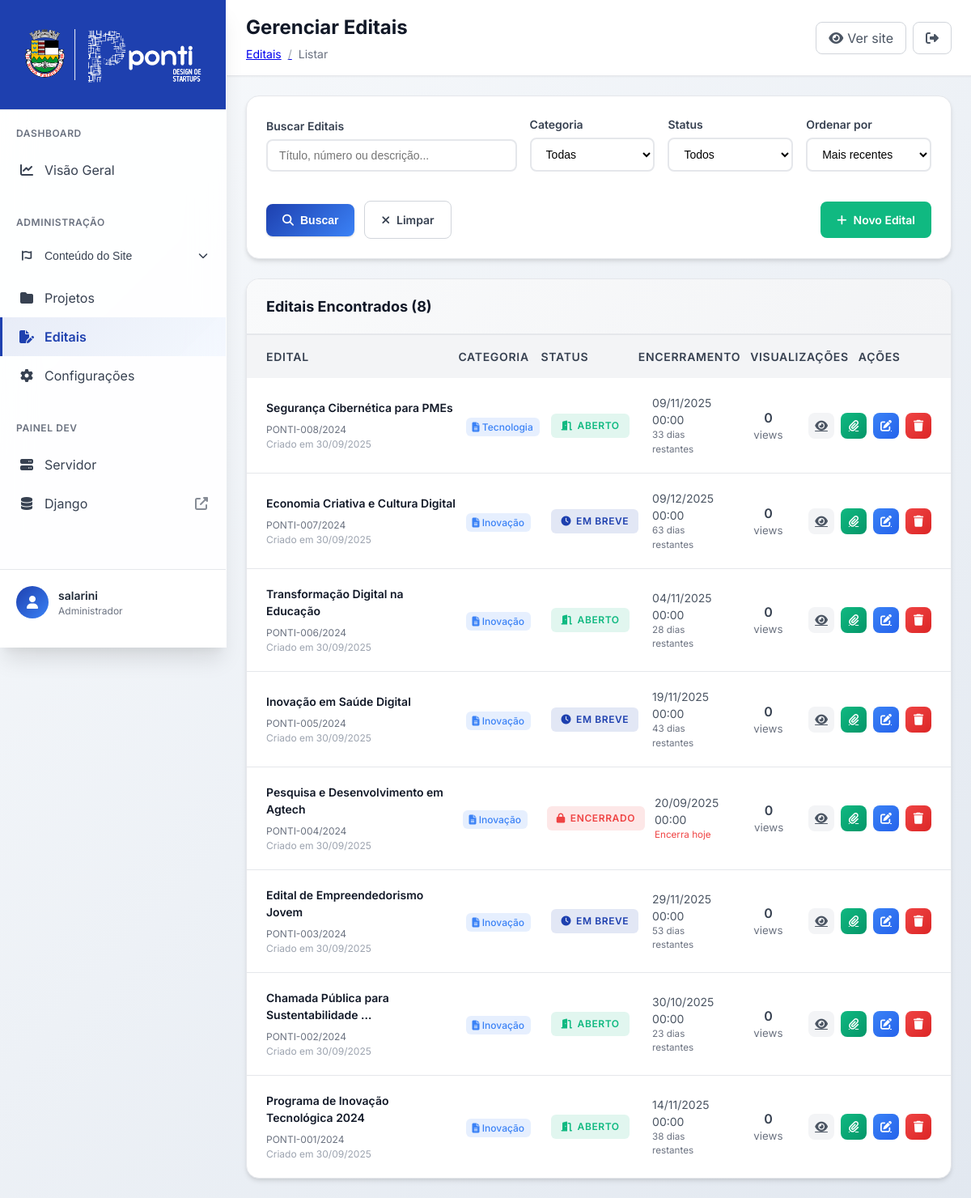
The page /editais/admin/editais/ (signed in) on the database as committed earlier.
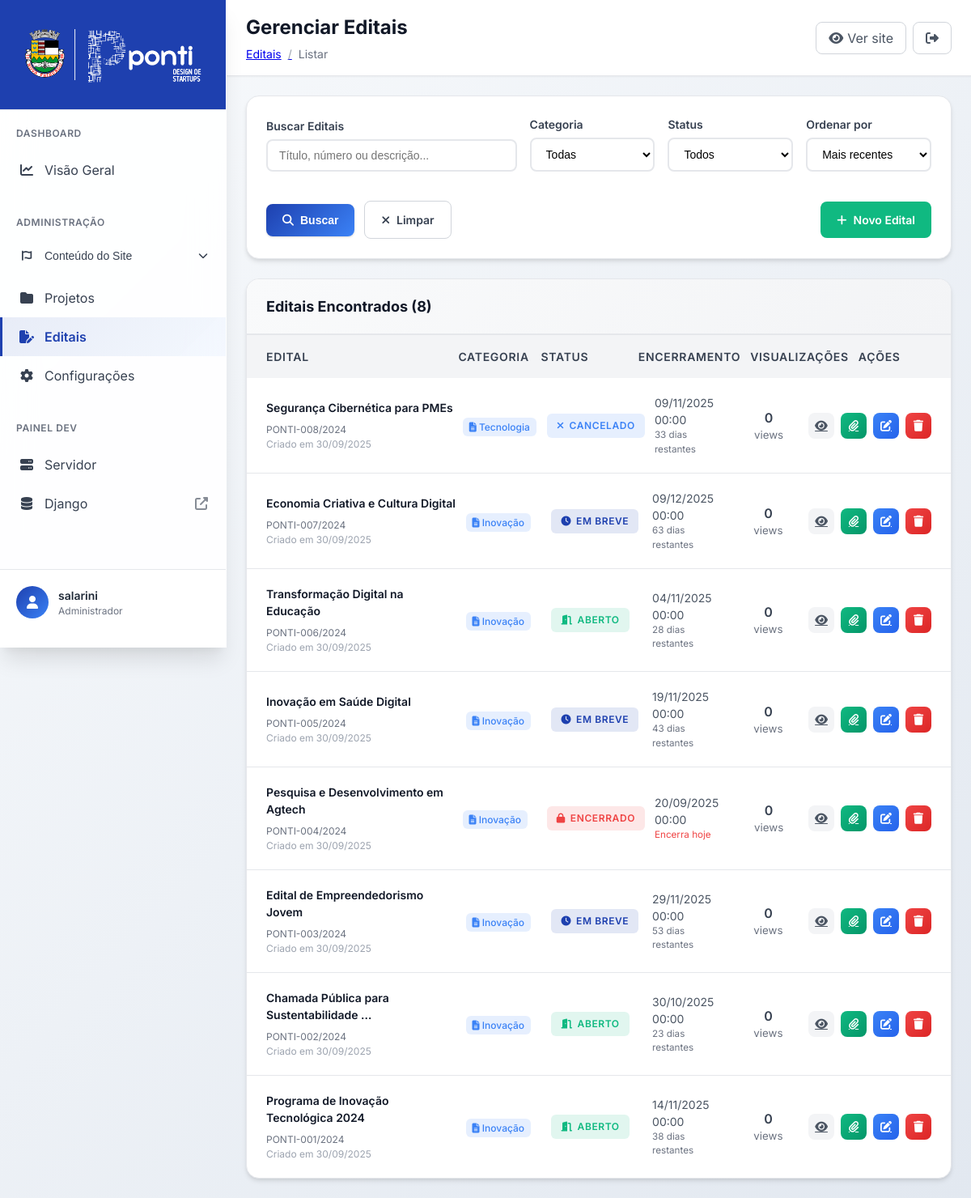
The same page on the database as committed later.
### editais/models.py (models this page shows, shortened)
class Edital(models.Model):
    STATUS_CHOICES = [
        ('rascunho', 'Rascunho'),
        ('em_breve', 'Em Breve'),
        ('aberto', 'Aberto'),
        ('encerrado', 'Encerrado'),
        ('suspenso', 'Suspenso'),
        ('cancelado', 'Cancelado'),
    ]
    MODALIDADE_CHOICES = [
        ('fomento', 'Fomento'),
        ('aceleracao', 'Aceleração'),
        ('premio', 'Prêmio'),
        ('chamada_publica', 'Chamada Pública'),
        ('outro', 'Outro'),
    ]
    titulo = models.CharField(
        max_length=200,
        verbose_name="Título do Edital",
        help_text="Ex: EDITAL SECTIDE 001/2025"
    )
    numero_edital = models.CharField(
        max_length=50,
        unique=True,
        verbose_name="Número do Edital",
        help_text="Ex: SECTIDE-001/2025"
    )
    slug = models.SlugField(
        max_length=200,
        unique=True,
        verbose_name="Slug",
        help_text="Gerado automaticamente a partir do título"
    )
    subtitulo = models.CharField(
        max_length=300,
        verbose_name="Subtítulo",
        help_text="Descrição breve do edital"
    )
    descricao_completa = models.TextField(
        verbose_name="Descrição Completa",
        help_text="Descrição detalhada do edital"
    )
    categoria = models.ForeignKey(
        CategoriaEdital,
        on_delete=models.CASCADE,
        verbose_name="Categoria"
    )
    areas_interesse = models.ManyToManyField(
        AreaInteresse,
        blank=True,
        verbose_name="Áreas de Interesse",
        help_text="Áreas temáticas do edital"
    )
    modalidade = models.CharField(
        max_length=20,
        choices=MODALIDADE_CHOICES,
        default='fomento',
        verbose_name="Modalidade"
    )
    status = models.CharField(
        max_length=20,
        choices=STATUS_CHOICES,
        default='rascunho',
        verbose_name="Status"
    )
    data_publicacao = models.DateTimeField(
        blank=True,
        null=True,
        verbose_name="Data de Publicação"
    )
    data_abertura = models.DateTimeField(
        blank=True,
        null=True,
        verbose_name="Data de Abertura",
        help_text="Quando as inscrições se iniciam"
    )
    data_encerramento = models.DateTimeField(
        verbose_name="Data de Encerramento",
        help_text="Quando as inscrições se encerram"
    )
    numero_desafios = models.PositiveIntegerField(
        blank=True,
        null=True,
        verbose_name="Número de Desafios",
        help_text="Quantidade de desafios ou vagas (se aplicável)"
    )
    valor_premio = models.DecimalField(
        max_digits=12,
        decimal_places=2,
        blank=True,
        null=True,
        verbose_name="Valor do Prêmio",
        help_text="Valor total em R$ (se aplicável)"
    )
    arquivo_edital = models.FileField(
        upload_to=edital_upload_path,
        blank=True,
        null=True,
        validators=[FileExtensionValidator(['pdf', 'doc', 'docx'])],
        verbose_name="Arquivo do Edital",
        help_text="Arquivo PDF ou DOC do edital completo"
    )
    link_inscricao = models.URLField(
        blank=True,
        verbose_name="Link de Inscrição",
        help_text="URL para inscrições (se externo)"
    )
    link_mais_informacoes = models.URLField(
        blank=True,
        verbose_name="Link Mais Informações",
        help_text="URL para mais informações"
    )
    destaque = models.BooleanField(
        default=False,
        verbose_name="Destacar",
        help_text="Destacar este edital na listagem"
    )
    cor_status = models.CharField(
        max_length=7,
        blank=True,
        verbose_name="Cor do Status",
        help_text="Cor personalizada para o status (opcional)"
    )
    data_criacao = models.DateTimeField(
        default=timezone.now,
        verbose_name="Data de Criação"
    )
    data_atualizacao = models.DateTimeField(
        auto_now=True,
        verbose_name="Última Atualização"
    )
    criado_por = models.ForeignKey(
        'auth.User',
        on_delete=models.SET_NULL,
        null=True,
        blank=True,
        verbose_name="Criado por"
    )
    visualizacoes = models.PositiveIntegerField(
        default=0,
        verbose_name="Visualizações"
    )
    class Meta:
        verbose_name = "Edital"
        verbose_name_plural = "Editais"
        ordering = ['-data_criacao', '-destaque']
    @property
    def dias_restantes(self):
        if not self.data_encerramento:
            return None
        agora = timezone.now()
        if agora > self.data_encerramento:
            return 0
        delta = self.data_encerramento - agora
        return delta.days
    @property
    def cor_status_calculada(self):
        if self.cor_status:
            return self.cor_status
        cores_padrao = {
            'rascunho': '#6b7280',
            'em_breve': '#1e40af',
            'aberto': '#10b981',
            'encerrado': '#ef4444',
            'suspenso': '#f59e0b',
            'cancelado': '#ef4444',
        }
        return cores_padrao.get(self.status, '#6b7280')
    @property
    def icone_status(self):
        icones = {
            'rascunho': 'fas fa-edit',
            'em_breve': 'fas fa-clock',
            'aberto': 'fas fa-door-open',
            'encerrado': 'fas fa-lock',
            'suspenso': 'fas fa-pause',
            'cancelado': 'fas fa-times',
        }
        return icones.get(self.status, 'fas fa-file-alt')
    def get_anexos(self):
        return self.anexos.filter(ativo=True).order_by('ordem', 'titulo')
    def count_anexos(self):
        return self.get_anexos().count()

class CategoriaEdital(models.Model):
    nome = models.CharField(
        max_length=50,
        unique=True,
        verbose_name="Nome da Categoria",
        help_text="Ex: STARTUPS, ACELERAÇÃO, FOMENTO"
    )
    slug = models.SlugField(
        max_length=50,
        unique=True,
        verbose_name="Slug",
        help_text="Identificador único para URLs"
    )
    cor = models.CharField(
        max_length=7,
        default="#3b82f6",
        verbose_name="Cor",
        help_text="Código hex da cor (#3b82f6)"
    )
    icone = models.CharField(
        max_length=50,
        default="fas fa-file-alt",
        verbose_name="Ícone",
        help_text="Classe do FontAwesome (fas fa-rocket)"
    )
    descricao = models.TextField(
        blank=True,
        verbose_name="Descrição",
        help_text="Descrição da categoria"
    )
    ativo = models.BooleanField(
        default=True,
        verbose_name="Ativo"
    )
    class Meta:
        verbose_name = "Categoria de Edital"
        verbose_name_plural = "Categorias de Editais"
        ordering = ['nome']

### editais/views.py (the view)
# urls.py: path('admin/editais/', views.admin_listar_editais, name='admin_listar_editais'),
@login_required
@user_passes_test(staff_required)
def admin_listar_editais(request):
    editais = Edital.objects.select_related('categoria', 'criado_por').prefetch_related('areas_interesse')
    busca = request.GET.get('busca', '')
    categoria_id = request.GET.get('categoria', '')
    status = request.GET.get('status', '')
    if busca:
        editais = editais.filter(
            Q(titulo__icontains=busca) |
            Q(numero_edital__icontains=busca) |
            Q(subtitulo__icontains=busca)
        )
    if categoria_id:
        editais = editais.filter(categoria_id=categoria_id)
    if status:
        editais = editais.filter(status=status)
    ordenacao = request.GET.get('ordenacao', '-data_criacao')
    editais = editais.order_by(ordenacao)
    paginator = Paginator(editais, 15)
    page = request.GET.get('page')
    editais = paginator.get_page(page)
    categorias = CategoriaEdital.objects.filter(ativo=True)
    status_choices = Edital.STATUS_CHOICES
    context = {
        'editais': editais,
        'categorias': categorias,
        'status_choices': status_choices,
        'filtros': {
            'busca': busca,
            'categoria': categoria_id,
            'status': status,
            'ordenacao': ordenacao,
        }
    }
    return render(request, 'editais/admin/listar.html', context)

### editais/views.py (called while the page is built)
def staff_required(user):
    return user.is_staff

### editais/templates/editais/admin/listar.html (shortened to what the changed rows need)
{% extends 'core_admin/base.html' %}
{% load static %}
{% block page_title %}Gerenciar Editais{% endblock %}
{% block content %}
<div class="edital-table">
    {% if editais %}
    <div class="table-content">
        <div class="editais-grid">
            {% for edital in editais %}
            <div class="edital-row">
                <div class="edital-info">
                    <div style="display: flex; align-items: center; gap: 8px; margin-bottom: 4px;">
                        <h4>{{ edital.titulo|truncatechars:40 }}</h4>
                    </div>
                    <p>{{ edital.numero_edital }}</p>
                    <p style="color: var(--gray-400);">
                        Criado em {{ edital.data_criacao|date:"d/m/Y" }}
                    </p>
                </div>
                <div>
                    <span class="categoria-badge" style="background: {{ edital.categoria.cor }}20; color: {{ edital.categoria.cor }};">
                        <i class="{{ edital.categoria.icone }}"></i>
                        {{ edital.categoria.nome }}
                    </span>
                </div>
                <div>
                    <span class="status-badge" style="background: {{ edital.cor_status_calculada }}20; color: {{ edital.cor_status_calculada }};">
                        <i class="{{ edital.icone_status }}"></i>
                        {{ edital.get_status_display }}
                    </span>
                </div>
                <div style="font-size: 0.875rem; color: var(--gray-600);">
                    {% if edital.data_encerramento %}
                        {{ edital.data_encerramento|date:"d/m/Y H:i" }}
                        {% if edital.dias_restantes is not None %}
                            <small style="display: block; color: {% if edital.dias_restantes <= 7 %}var(--error){% else %}var(--gray-500){% endif %};">
                                {% if edital.dias_restantes > 0 %}
                                    {{ edital.dias_restantes }} dias restantes
                                {% elif edital.dias_restantes == 0 %}
                                    Encerra hoje
                                {% else %}
                                    Encerrado
                                {% endif %}
                            </small>
                        {% endif %}
                    {% else %}
                        <span style="color: var(--gray-400);">Não definida</span>
                    {% endif %}
                </div>
                <div style="text-align: center;">
                    <span style="font-weight: 600; color: var(--gray-700);">{{ edital.visualizacoes }}</span>
                    <small style="display: block; color: var(--gray-500);">views</small>
                </div>
                <div class="actions-group">
                    <a href="{% url 'editais:admin_visualizar_edital' edital.id %}"
                       class="action-btn btn-view"
                       title="Visualizar">
                        <i class="fas fa-eye"></i>
                    </a>
                    <a href="{% url 'editais:admin_anexos_edital' edital.id %}"
                       class="action-btn btn-anexos"
                       title="Anexos ({{ edital.count_anexos }})">
                        <i class="fas fa-paperclip"></i>
                    </a>
                    <a href="{% url 'editais:admin_editar_edital' edital.id %}"
                       class="action-btn btn-edit"
                       title="Editar">
                        <i class="fas fa-edit"></i>
                    </a>
                    <button onclick="confirmarDelecao('{{ edital.titulo|escapejs }}', '{% url 'editais:admin_deletar_edital' edital.id %}')"
                            class="action-btn btn-delete"
                            title="Deletar">
                        <i class="fas fa-trash"></i>
                    </button>
                </div>
            </div>
            {% endfor %}
        </div>
    </div>
    {% endif %}
</div>
{% endblock %}

Rows that differ between the two databases and show on the page:
changed Edital "Segurança Cibernética para PMEs": cor_status empty → "#3b82f6" (drawn); status "ABERTO" → "CANCELADO"
